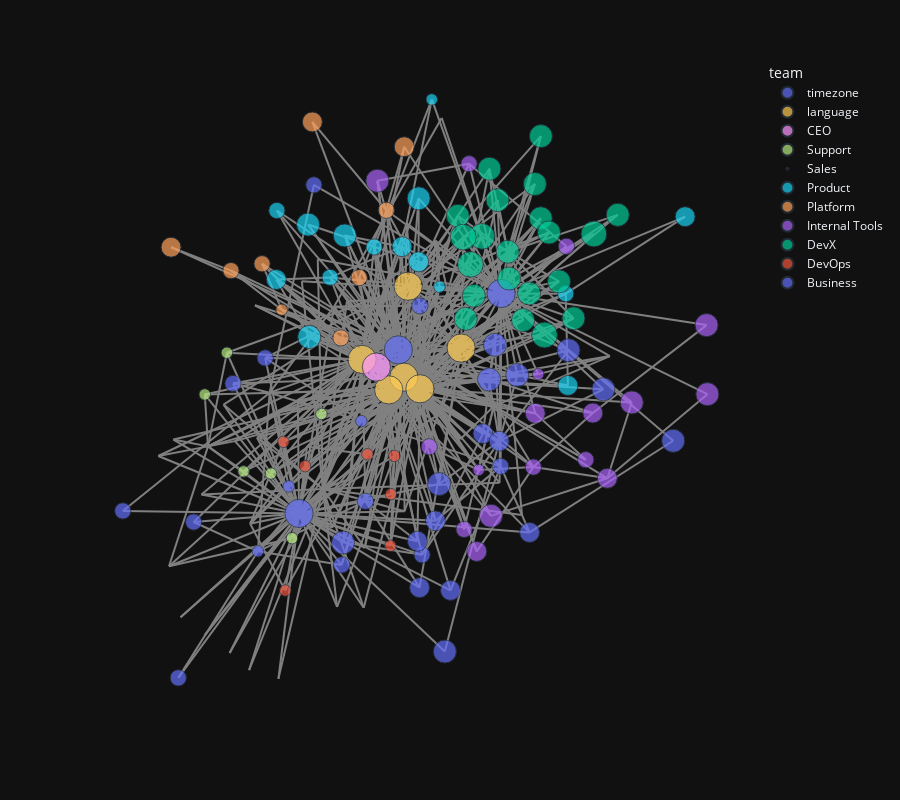

Source (notebook cell):
### Markdown cell above
This should look interesting! We used a **force-directed layout** to draw the graph, meaning that the edges between nodes are **pulling** the nodes together in order until they find an equilibrium point. This also takes into account the weights we applied to edges, with higher weighed edges behaving like springs with higher spring constants

### Code cell
px_plot_nx(G, height=800, hover_name="label", color="team", size="rank", with_edges=True, template="plotly_dark")
